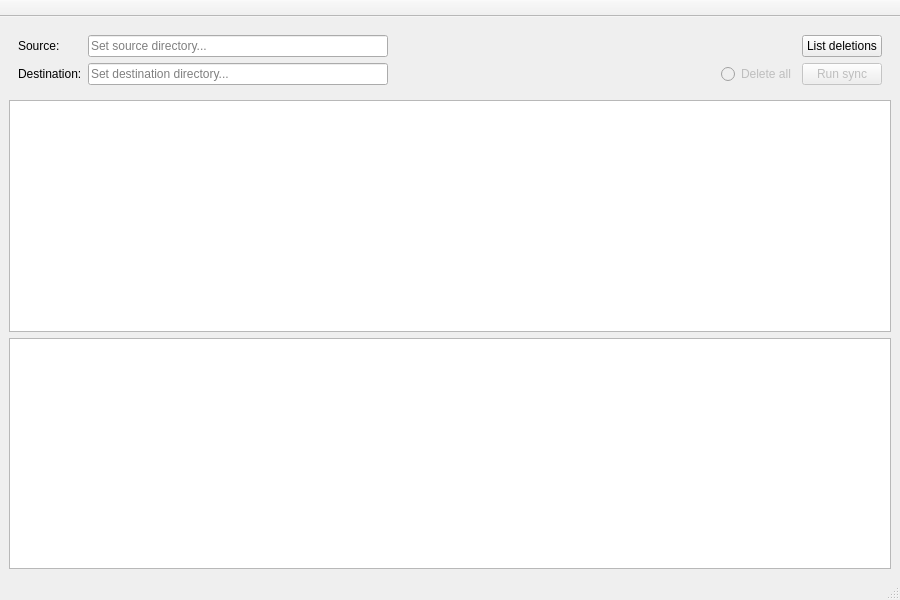
<?xml version="1.0" encoding="UTF-8"?>
<ui version="4.0">
 <class>MainWindow</class>
 <widget class="QMainWindow" name="MainWindow">
  <property name="geometry">
   <rect>
    <x>0</x>
    <y>0</y>
    <width>900</width>
    <height>600</height>
   </rect>
  </property>
  <property name="minimumSize">
   <size>
    <width>800</width>
    <height>600</height>
   </size>
  </property>
  <property name="windowTitle">
   <string>arXive</string>
  </property>
  <widget class="QWidget" name="centralwidget">
   <layout class="QVBoxLayout" name="verticalLayout">
    <item>
     <widget class="QWidget" name="sessionCtrl" native="true">
      <property name="sizePolicy">
       <sizepolicy hsizetype="Preferred" vsizetype="Fixed">
        <horstretch>0</horstretch>
        <verstretch>0</verstretch>
       </sizepolicy>
      </property>
      <layout class="QGridLayout" name="gridLayout">
       <item row="0" column="1">
        <widget class="QLineEdit" name="sourceEdit">
         <property name="sizePolicy">
          <sizepolicy hsizetype="Fixed" vsizetype="Fixed">
           <horstretch>0</horstretch>
           <verstretch>0</verstretch>
          </sizepolicy>
         </property>
         <property name="minimumSize">
          <size>
           <width>300</width>
           <height>0</height>
          </size>
         </property>
         <property name="readOnly">
          <bool>false</bool>
         </property>
         <property name="placeholderText">
          <string>Set source directory...</string>
         </property>
        </widget>
       </item>
       <item row="1" column="0">
        <widget class="QLabel" name="destLabel">
         <property name="sizePolicy">
          <sizepolicy hsizetype="Fixed" vsizetype="Fixed">
           <horstretch>0</horstretch>
           <verstretch>0</verstretch>
          </sizepolicy>
         </property>
         <property name="text">
          <string>Destination:</string>
         </property>
        </widget>
       </item>
       <item row="1" column="2">
        <spacer name="horizontalSpacer_2">
         <property name="orientation">
          <enum>Qt::Orientation::Horizontal</enum>
         </property>
         <property name="sizeHint" stdset="0">
          <size>
           <width>40</width>
           <height>20</height>
          </size>
         </property>
        </spacer>
       </item>
       <item row="1" column="1">
        <widget class="QLineEdit" name="destEdit">
         <property name="sizePolicy">
          <sizepolicy hsizetype="Fixed" vsizetype="Fixed">
           <horstretch>0</horstretch>
           <verstretch>0</verstretch>
          </sizepolicy>
         </property>
         <property name="minimumSize">
          <size>
           <width>300</width>
           <height>0</height>
          </size>
         </property>
         <property name="readOnly">
          <bool>false</bool>
         </property>
         <property name="placeholderText">
          <string>Set destination directory...</string>
         </property>
        </widget>
       </item>
       <item row="0" column="2">
        <spacer name="horizontalSpacer">
         <property name="orientation">
          <enum>Qt::Orientation::Horizontal</enum>
         </property>
         <property name="sizeHint" stdset="0">
          <size>
           <width>40</width>
           <height>20</height>
          </size>
         </property>
        </spacer>
       </item>
       <item row="0" column="4">
        <widget class="QPushButton" name="listdelButton">
         <property name="enabled">
          <bool>true</bool>
         </property>
         <property name="sizePolicy">
          <sizepolicy hsizetype="Minimum" vsizetype="Fixed">
           <horstretch>0</horstretch>
           <verstretch>0</verstretch>
          </sizepolicy>
         </property>
         <property name="text">
          <string>List deletions</string>
         </property>
        </widget>
       </item>
       <item row="1" column="4">
        <widget class="QPushButton" name="syncButton">
         <property name="enabled">
          <bool>false</bool>
         </property>
         <property name="sizePolicy">
          <sizepolicy hsizetype="Minimum" vsizetype="Fixed">
           <horstretch>0</horstretch>
           <verstretch>0</verstretch>
          </sizepolicy>
         </property>
         <property name="text">
          <string>Run sync</string>
         </property>
        </widget>
       </item>
       <item row="0" column="0">
        <widget class="QLabel" name="sourceLabel">
         <property name="sizePolicy">
          <sizepolicy hsizetype="Fixed" vsizetype="Fixed">
           <horstretch>0</horstretch>
           <verstretch>0</verstretch>
          </sizepolicy>
         </property>
         <property name="text">
          <string>Source:</string>
         </property>
        </widget>
       </item>
       <item row="1" column="3">
        <widget class="QRadioButton" name="delallRadio">
         <property name="enabled">
          <bool>false</bool>
         </property>
         <property name="text">
          <string>Delete all</string>
         </property>
        </widget>
       </item>
      </layout>
     </widget>
    </item>
    <item>
     <widget class="QListWidget" name="delList"/>
    </item>
    <item>
     <widget class="QPlainTextEdit" name="consoleOutput">
      <property name="readOnly">
       <bool>true</bool>
      </property>
     </widget>
    </item>
   </layout>
  </widget>
  <widget class="QStatusBar" name="statusbar"/>
  <widget class="QToolBar" name="toolbar">
   <property name="windowTitle">
    <string>toolbar</string>
   </property>
   <property name="movable">
    <bool>false</bool>
   </property>
   <property name="iconSize">
    <size>
     <width>32</width>
     <height>32</height>
    </size>
   </property>
   <property name="floatable">
    <bool>false</bool>
   </property>
   <attribute name="toolBarArea">
    <enum>TopToolBarArea</enum>
   </attribute>
   <attribute name="toolBarBreak">
    <bool>false</bool>
   </attribute>
  </widget>
 </widget>
 <resources/>
 <connections/>
</ui>
